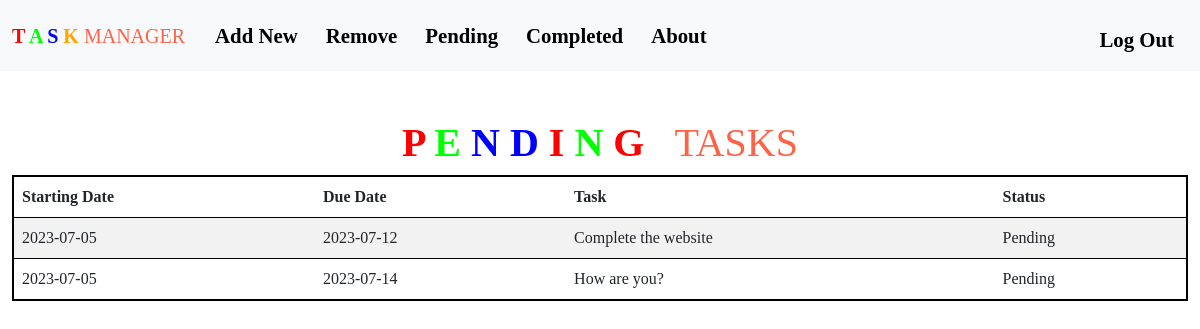
/pending_task (signed in), run on the app's committed database.
### tables this page shows
CREATE TABLE new_task (
    id INTEGER PRIMARY KEY AUTOINCREMENT NOT NULL,
    username TEXT NOT NULL,
    due_date TEXT NOT NULL,
    start_date TEXT NOT NULL,
    task TEXT NOT NULL CHECK(length(task) <= 100),
    description TEXT NOT NULL CHECK(length(description) <= 500),
    status TEXT NOT NULL CHECK(status IN ('Pending', 'Completed', 'In Progress')),
    timestamp TIMESTAMP DEFAULT CURRENT_TIMESTAMP
);

### app.py (the view)
@app.route("/pending_task")
@login_required
def pending_task():
    TASKS = db.execute(
        "SELECT * FROM new_task WHERE username = ? AND status = ?",
        session["user_id"],
        "Pending",
    )
    return render_template("pending_task.html", TASKS=TASKS)

### help.py (called while the page is built)
def login_required(f):
    @wraps(f)
    def decorated_function(*args, **kwargs):
        if session.get("user_id") is None:
            return redirect("/login")
        return f(*args, **kwargs)
    return decorated_function

### templates/pending_task.html (shortened to what this page needs)
{% extends 'layout.html' %}
{% block main %}
  <h1>
    <strong>
      <span style="color: #FF0000;">P</span>
      <span style="color: #00FF00;">E</span>
      <span style="color: #0000FF;">N</span>
      <span style="color: #0000FF;">D</span>
      <span style="color: #FF0000;">I</span>
      <span style="color: #00FF00;">N</span>
      <span style="color: #FF0000;">G</span>
      <span style="color: #FF0000;">&nbsp;</span>
    </strong>
    <span style="color: #FF6347;">TASKS</span>
  </h1>
  <table class="table table-striped index-table">
    <thead>
      <tr>
        <th class="text-start">Starting Date</th>
        <th class="text-start">Due Date</th>
        <th class="text-start">Task</th>
        <th class="text-start">Status</th>
      </tr>
    </thead>
    <tbody>
      {% for task in TASKS %}
        <tr>
          <td class="text-start">{{ task.start_date }}</td>
          <td class="text-start">{{ task.due_date }}</td>
          <td class="text-start">{{ task.task }}</td>
          <td class="text-start">{{ task.status }}</td>
        </tr>
      {% endfor %}
    </tbody>
  </table>
{% endblock %}

### static/styles.css (style rules this page uses)
* { font-family: Georgia, 'Times New Roman', Times, serif; }
.index-table { justify-content: center; align-items: center; border: 2px solid black; border-radius: 20px; background-color: #b9b9b9; }
.index-table thead { background-color: #6c4b62; }

### data on the page
new_task: start_date "2023-07-05", due_date "2023-07-12", task "Complete the website", status "Pending"
new_task: start_date "2023-07-05", due_date "2023-07-14", task "How are you?", status "Pending"
